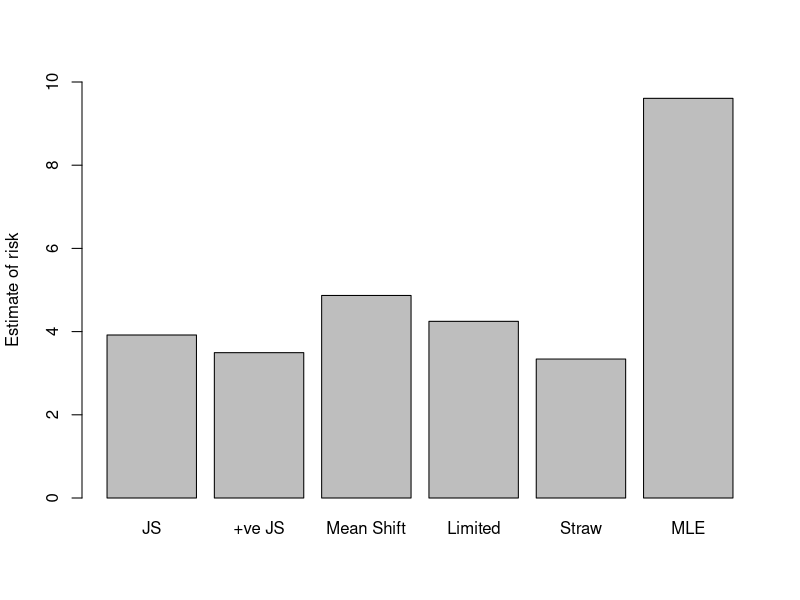
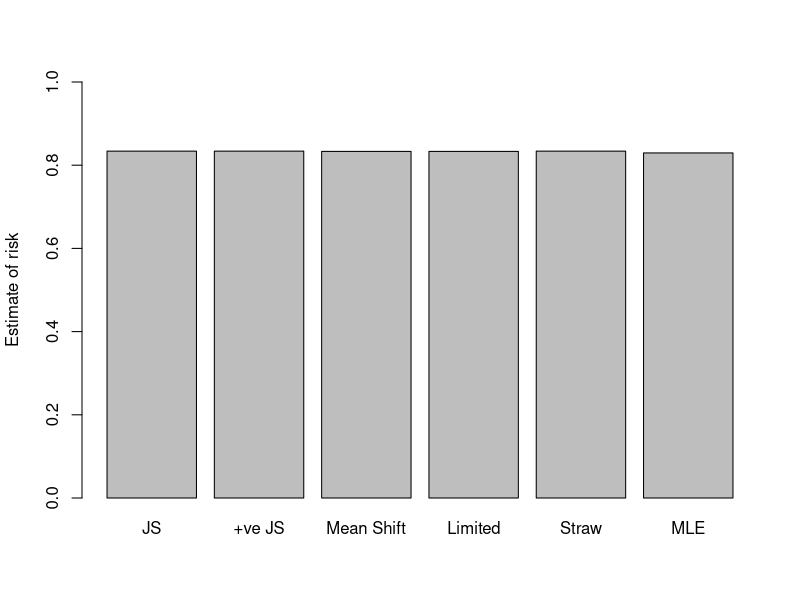
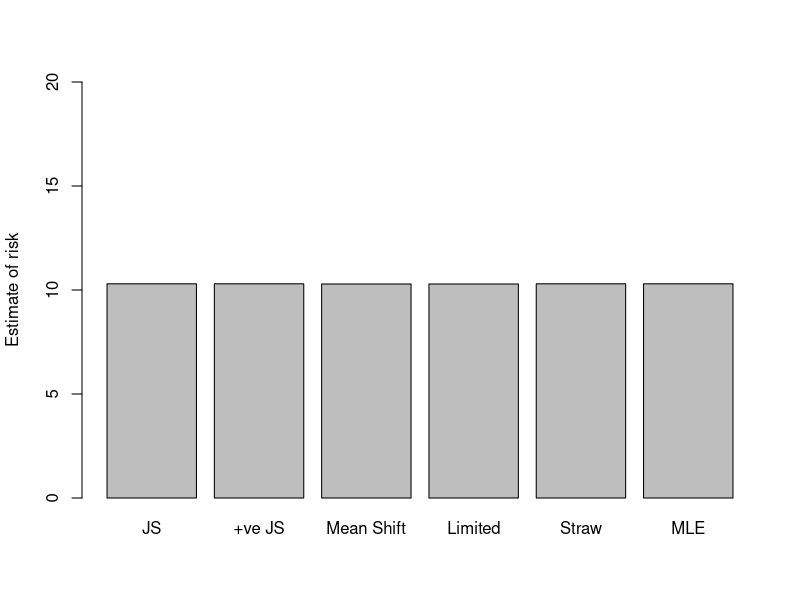

Generate these figures, in order, with R:
## ---- chunk 1
library(ggplot2)


p <- 10
eucl_len2 <- function(x) {
  sum(x^2)
}

mod_last <- function(x) {
  abs(x[length(x)])
}

g <- function(t, p, p_star){
  if (t >= p_star & t <= p){
    return(t-p)
  }
  if (t >= p-1 & t < p_star){
    return(2*p_star-p-t)
  }
  
}
simulate <- function(means, loss_fn) {
  p <- length(means)
  JS_loss <- c()
  posJS_loss <- c()
  mean_shift_loss <- c()
  lim_tr_loss <- c()
  straw_loss <- c()
  intuitive_loss <- c()
  
  
  for (i in 1:200){
  normal <- rnorm(p, means, 1) #Generate sample from normal distribution, independent

  ybar <- mean(normal)
  c <- 1 - (p-3)/eucl_len2(normal - ybar)
  len_x2 <- eucl_len2(normal)
  a <- p - 2 #minimises risk
  straw_a <- 0.0339
  p_star <- 9.705

  mean_shift <- ybar + c*(normal - ybar)
  JS <- (1 - a/len_x2)*normal
  posJS <- 0*normal
  if (a < len_x2){
    posJS <- JS
  }
  straw <- posJS
  if (len_x2 >= p-2 & len_x2 <= p){
    straw <- posJS - a*g(len_x2, p, p_star)*normal/len_x2
  }
  lim_tr <- c()
  for (i in 1:p){
    lim_tr[i] <- min(c(max(c(mean_shift[i], normal[i] - 1)), normal[i] + 1))
  }
  

  JS_loss <- c(JS_loss, loss_fn(JS - means))
  posJS_loss <- c(posJS_loss, loss_fn(posJS - means))
  mean_shift_loss <- c(mean_shift_loss, loss_fn(mean_shift - means))
  lim_tr_loss <- c(lim_tr_loss, loss_fn(lim_tr - means))
  straw_loss <- c(straw_loss, loss_fn(straw - means))
  intuitive_loss <- c(intuitive_loss, loss_fn(normal - means))

    
    
}
  x <- list()
  x[[1]] <- JS_loss
  x[[2]] <- posJS_loss
  x[[3]] <- mean_shift_loss
  x[[4]] <- lim_tr_loss
  x[[5]] <- straw_loss
  x[[6]] <- intuitive_loss

  
  return(x)
}

find_means <- function(x) {
  risk <- c()
  for (i in 1:length(x)) {
    risk[i] <- mean(x[[i]])
}
  return(risk)
}
## ---- chunk 2
set.seed(267462)

means_unif <- runif(p, -1, 1)
unif <- simulate(means_unif, eucl_len2)
names <- c("JS", "+ve JS", "Mean Shift", "Limited", "Straw", "MLE")
barplot(find_means(unif), ylab = "Estimate of risk", names.arg = names, ylim = c(0, 10))
## ---- chunk 3
set.seed(735284)
means_extreme <- c(runif(p-2, -1, 1), runif(2, 40, 100))
extreme <- simulate(means_extreme, eucl_len2)

png("extreme.png", width=500, height=500)

barplot(find_means(extreme), ylab = "Estimate of risk", names.arg = names, ylim = c(0, 20))

dev.off()
## ---- chunk 4
set.seed(825424)
means_extreme_mod <- c(runif(p-1, 1, 2), runif(1, 3, 4))
extreme_mod <- simulate(means_extreme, mod_last)

#png("extreme_mod.png", width=500, height=500)

barplot(find_means(extreme_mod), ylab = "Estimate of risk", names.arg = names, ylim = c(0, 1))

#dev.off()
